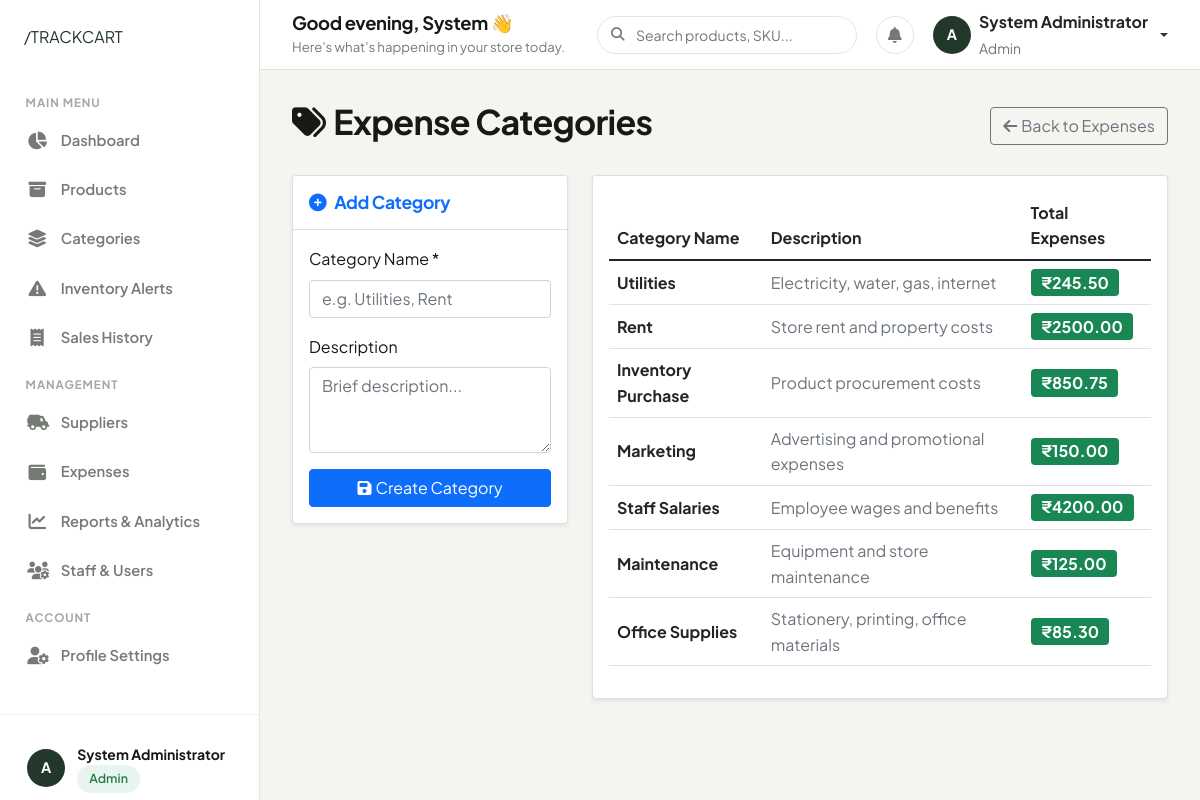
The page /expenses/categories/ (signed in) on the database its author committed.
### authentication/models.py (models this page shows, shortened)
class UserProfile(models.Model):
    ROLE_CHOICES = [
        ('admin', 'Admin'),
        ('staff', 'Staff'),
    ]
    user = models.OneToOneField(User, on_delete=models.CASCADE)
    role = models.CharField(max_length=10, choices=ROLE_CHOICES, default='staff')
    phone = models.CharField(max_length=15, blank=True, null=True)
    address = models.TextField(blank=True, null=True)
    created_at = models.DateTimeField(auto_now_add=True)
    updated_at = models.DateTimeField(auto_now=True)
    @property
    def is_admin(self):
        return self.role == 'admin'

### expenses/models.py (models this page shows, shortened)
class ExpenseCategory(models.Model):
    name = models.CharField(max_length=100, unique=True)
    description = models.TextField(blank=True, null=True)
    created_at = models.DateTimeField(auto_now_add=True)
    updated_at = models.DateTimeField(auto_now=True)
    class Meta:
        verbose_name_plural = "Expense Categories"
        ordering = ['name']

### expenses/views.py (the view, shortened to what this page needs)
# urls.py: path('categories/', views.category_manage, name='category_manage'),
@login_required
@user_passes_test(is_admin)
def category_manage(request):
    categories = ExpenseCategory.objects.all().annotate(
        total_expenses=Sum('expenses__amount')
    )
    return render(request, 'expenses/category_manage.html', {'categories': categories})

### expenses/views.py (called while the page is built)
def is_admin(user):
    try:
        return user.userprofile.is_admin
    except:
        return False

### templates/expenses/category_manage.html (shortened to what this page needs)
{% extends 'base.html' %}
{% block content %}
<div class="d-flex justify-content-between align-items-center mb-4">
    <h2><i class="fas fa-tags me-2"></i>Expense Categories</h2>
    <a href="{% url 'expenses:expense_list' %}" class="btn btn-outline-secondary">
        <i class="fas fa-arrow-left me-1"></i>Back to Expenses
    </a>
</div>
<div class="row g-4">
    <div class="col-md-4">
        <div class="card shadow-sm">
            <div class="card-header bg-white py-3">
                <h5 class="card-title mb-0 text-primary"><i class="fas fa-plus-circle me-2"></i>Add Category</h5>
            </div>
            <div class="card-body">
                <form method="post">
                    <div class="mb-3">
                        <label for="name" class="form-label">Category Name *</label>
                        <input type="text" class="form-control" id="name" name="name" required placeholder="e.g. Utilities, Rent">
                    </div>
                    <div class="mb-3">
                        <label for="description" class="form-label">Description</label>
                        <textarea class="form-control" id="description" name="description" rows="3" placeholder="Brief description..."></textarea>
                    </div>
                    <button type="submit" class="btn btn-primary w-100">
                        <i class="fas fa-save me-1"></i>Create Category
                    </button>
                </form>
            </div>
        </div>
    </div>
    <div class="col-md-8">
        <div class="card shadow-sm">
            <div class="card-body">
                <div class="table-responsive">
                    <table class="table table-hover align-middle">
                        <thead>
                            <tr>
                                <th>Category Name</th>
                                <th>Description</th>
                                <th>Total Expenses</th>
                            </tr>
                        </thead>
                        <tbody>
                            {% for cat in categories %}
                            <tr>
                                <td><strong>{{ cat.name }}</strong></td>
                                <td><span class="text-muted">{{ cat.description|default:"-" }}</span></td>
                                <td><span class="badge bg-success fs-6">₹{{ cat.total_expenses|default:0|floatformat:2 }}</span></td>
                            </tr>
                            {% empty %}
                            <tr>
                                <td colspan="3" class="text-center text-muted py-4">No categories created yet</td>
                            </tr>
                            {% endfor %}
                        </tbody>
                    </table>
                </div>
            </div>
        </div>
    </div>
</div>
{% endblock %}

### templates/components/sidebar.html (shortened to what this page needs)
{% load static %}
<aside class="sidebar">
    <div>
        <div class="sidebar-header">
            <a href="{% url 'home' %}" class="brand-slash-logo">
                /TRACKCART
            </a>
        </div>
        <ul class="sidebar-nav">
            <li class="sidebar-label">Main Menu</li>
            <li class="sidebar-item">
                <a href="{% url 'dashboard:dashboard' %}" class="sidebar-link {% if request.resolver_match.url_name == 'dashboard' %}active{% endif %}">
                    <i class="fas fa-chart-pie"></i>
                    <span>Dashboard</span>
                </a>
            </li>
            <li class="sidebar-item">
                <a href="{% url 'products:product_list' %}" class="sidebar-link ">
                    <i class="fas fa-box-archive"></i>
                    <span>Products</span>
                </a>
            </li>
            {% if user.userprofile.is_admin %}
            <li class="sidebar-item">
                <a href="{% url 'products:category_list' %}" class="sidebar-link {% if request.resolver_match.url_name == 'category_list' %}active{% endif %}">
                    <i class="fas fa-layer-group"></i>
                    <span>Categories</span>
                </a>
            </li>
            {% endif %}
            <li class="sidebar-item">
                <a href="{% url 'products:low_stock_alert' %}" class="sidebar-link {% if request.resolver_match.url_name == 'low_stock_alert' %}active{% endif %}">
                    <i class="fas fa-triangle-exclamation"></i>
                    <span>Inventory Alerts</span>
                </a>
            </li>
            <li class="sidebar-item">
                <a href="{% url 'sales:sale_list' %}" class="sidebar-link {% if 'sale' in request.resolver_match.url_name and request.resolver_match.url_name != 'sale_create' %}active{% endif %}">
                    <i class="fas fa-receipt"></i>
                    <span>Sales History</span>
                </a>
            </li>
            {% if user.userprofile.is_admin %}
            <li class="sidebar-label">Management</li>
            <li class="sidebar-item">
                <a href="{% url 'suppliers:supplier_list' %}" class="sidebar-link {% if 'supplier' in request.resolver_match.url_name %}active{% endif %}">
                    <i class="fas fa-truck-field"></i>
                    <span>Suppliers</span>
                </a>
            </li>
            <li class="sidebar-item">
                <a href="{% url 'expenses:expense_list' %}" class="sidebar-link {% if 'expense' in request.resolver_match.url_name %}active{% endif %}">
                    <i class="fas fa-wallet"></i>
                    <span>Expenses</span>
                </a>
            </li>
            <li class="sidebar-item">
                <a href="{% url 'dashboard:reports' %}" class="sidebar-link {% if request.resolver_match.url_name == 'reports' or request.resolver_match.url_name == 'analytics' %}active{% endif %}">
                    <i class="fas fa-chart-line"></i>
                    <span>Reports & Analytics</span>
                </a>
            </li>
            <li class="sidebar-item">
                <a href="{% url 'authentication:manage_users' %}" class="sidebar-link {% if request.resolver_match.url_name == 'manage_users' %}active{% endif %}">
                    <i class="fas fa-users-gear"></i>
                    <span>Staff & Users</span>
                </a>
            </li>
            {% endif %}
            <li class="sidebar-label">Account</li>
            <li class="sidebar-item">
                <a href="{% url 'authentication:profile' %}" class="sidebar-link {% if request.resolver_match.url_name == 'profile' %}active{% endif %}">
                    <i class="fas fa-user-gear"></i>
                    <span>Profile Settings</span>
                </a>
            </li>
        </ul>
    </div>
    <div class="sidebar-footer">
        <div class="sidebar-user-card mb-2">
            <div class="user-avatar">
                {{ user.username|slice:":1"|upper }}
            </div>
            <div class="user-info">
                <div class="user-name">{{ user.get_full_name|default:user.username }}</div>
                <div class="user-role-badge">
                    <span class="tc-badge {% if user.userprofile.is_admin %}tc-badge-success{% else %}tc-badge-neutral{% endif %}">
                        {{ user.userprofile.get_role_display }}
                    </span>
                </div>
            </div>
        </div>
    </div>
</aside>

### templates/components/topbar.html (shortened to what this page needs)
{% load static %}
<header class="dashboard-topbar">
    <div class="d-flex align-items-center gap-3">
        <div class="topbar-welcome">
            <h4>Good {% if now.hour < 12 %}morning{% elif now.hour < 17 %}afternoon{% else %}evening{% endif %}, {{ user.first_name|default:user.username }} 👋</h4>
            <p>Here's what's happening in your store today.</p>
        </div>
    </div>
    <div class="topbar-actions">
        <div class="search-box-custom">
            <i class="fas fa-magnifying-glass"></i>
            <input type="text" id="globalSearchInput" class="form-control-custom" placeholder="Search products, SKU...">
        </div>
        <a href="{% url 'products:low_stock_alert' %}" class="topbar-icon-btn" title="Stock Alerts">
            <i class="fas fa-bell"></i>
        </a>
        <div class="dropdown">
            <a href="#" class="d-flex align-items-center gap-2 text-decoration-none dropdown-toggle" id="userMenuDropdown" data-bs-toggle="dropdown" aria-expanded="false">
                <div class="user-avatar">
                    {{ user.username|slice:":1"|upper }}
                </div>
                <div class="d-none d-md-block text-start">
                    <div class="fw-bold text-dark fs-6 line-height-1">{{ user.get_full_name|default:user.username }}</div>
                    <small class="text-muted text-capitalize">{{ user.userprofile.role }}</small>
                </div>
            </a>
        </div>
    </div>
</header>

### static/css/main.css (style rules this page uses)
:root { --primary-dark: #151815; --dark-green: #23382B; --dark-green-hover: #1b2c22; --muted-green: #536957; --accent-green-light: #EBF1EC; --soft-bg: #F4F4F1; --white: #FFFFFF; --card-bg: #FFFFFF; --text-main: #171917; --text-muted: #767A75; --text-light: #A3A8A2; --border-color: #E5E5E0; --border-light: #F0F0EC; --status-success: #2B7A4B; --status-success-bg: #E8F5EE; --status-warning: #C07D14; --status-warning-bg: #FEF6E7; --status-danger: #C93B2B; --status-danger-bg: #FDF0EE; --font-family: 'Plus Jakarta Sans', 'Inter', -apple-system, BlinkMacSystemFont, "Segoe UI", Roboto, sans-serif; --radius-sm: 8px; --radius-md: 14px; --radius-lg: 20px; --radius-xl: 28px; --radius-pill: 9999px; --shadow-sm: 0 2px 8px rgba(21, 24, 21, 0.04); --shadow-md: 0 8px 24px rgba(21, 24, 21, 0.06); --shadow-lg: 0 16px 40px rgba(21, 24, 21, 0.08); --transition-fast: 0.15s ease; --transition-normal: 0.25s ease; }
* { box-sizing: border-box; margin: 0; padding: 0; }
body { font-family: var(--font-family); background-color: var(--soft-bg); color: var(--text-main); line-height: 1.6; -webkit-font-smoothing: antialiased; -moz-osx-font-smoothing: grayscale; }
h1, h2, h3, h4, h5, h6 { color: var(--text-main); font-weight: 700; letter-spacing: -0.02em; line-height: 1.2; }
h2 { font-size: 2.125rem; }
h4 { font-size: 1.25rem; }
h5 { font-size: 1.1rem; }
p { color: var(--text-muted); font-size: 1rem; }
a { color: var(--dark-green); text-decoration: none; transition: color var(--transition-fast); }
.form-control-custom { width: 100%; padding: 0.75rem 1rem; border-radius: var(--radius-md); border: 1px solid var(--border-color); background-color: var(--white); color: var(--text-main); font-family: var(--font-family); font-size: 0.95rem; transition: border-color var(--transition-fast), box-shadow var(--transition-fast); }
.tc-badge { display: inline-flex; align-items: center; gap: 0.35rem; padding: 0.25rem 0.75rem; border-radius: var(--radius-pill); font-size: 0.775rem; font-weight: 600; letter-spacing: 0.01em; }
.tc-badge-success { background-color: var(--status-success-bg); color: var(--status-success); }
.mb-2 { margin-bottom: 0.5rem; }
.mb-3 { margin-bottom: 1rem; }
.mb-4 { margin-bottom: 1.5rem; }

### rows shown on the page
ExpenseCategory: name "Utilities", description "Electricity, water, gas, internet", total_expenses "245.50"
ExpenseCategory: name "Rent", description "Store rent and property costs", total_expenses "2500.00"
ExpenseCategory: name "Inventory Purchase", description "Product procurement costs", total_expenses "850.75"
ExpenseCategory: name "Marketing", description "Advertising and promotional expenses", total_expenses "150.00"
ExpenseCategory: name "Staff Salaries", description "Employee wages and benefits", total_expenses "4200.00"
ExpenseCategory: name "Maintenance", description "Equipment and store maintenance", total_expenses "125.00"
ExpenseCategory: name "Office Supplies", description "Stationery, printing, office materials", total_expenses "85.30"

### other values the page prints
{{ user.username|slice:":1"|upper }} "A"
{{ user.get_full_name|default:user.username }} "System Administrator"
{{ user.userprofile.get_role_display }} "Admin"
{{ user.first_name|default:user.username }} "System"
{{ user.userprofile.role }} "Admin"
